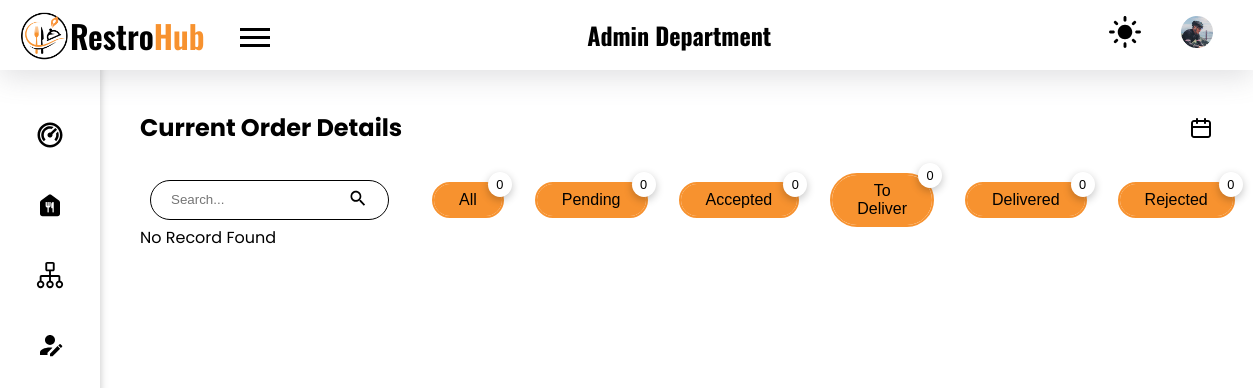
The app's page /admin/order-details.php (signed in), older data.
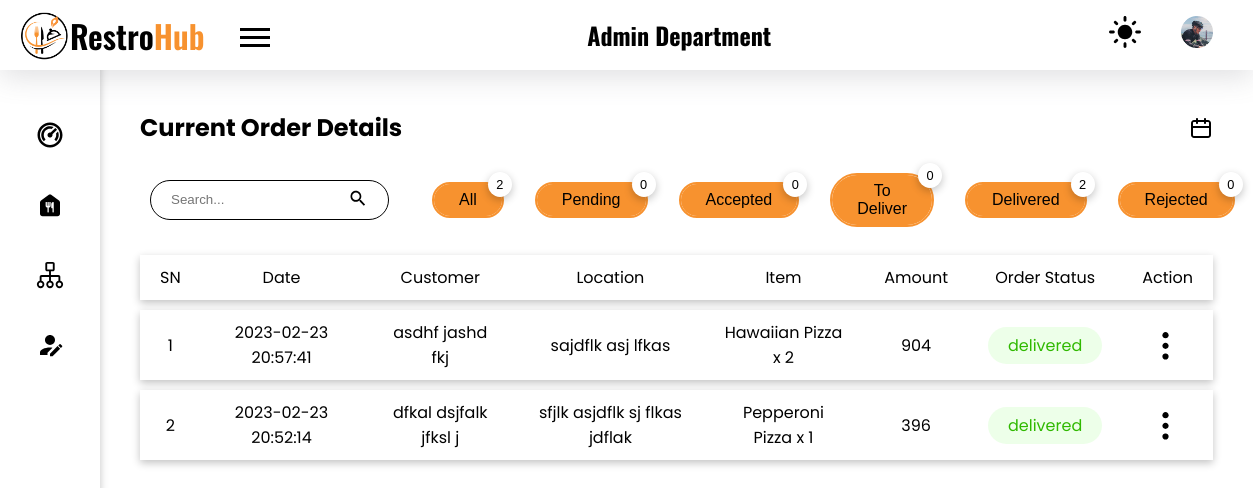
The same page, newer data.
### tables this page shows
CREATE TABLE `orders` (
  `id` int(11) NOT NULL,
  `c_id` int(11) NOT NULL,
  `qty` int(11) NOT NULL,
  `f_id` int(11) NOT NULL,
  `total_price` int(10) NOT NULL,
  `note` varchar(100) DEFAULT NULL,
  `date` datetime NOT NULL
);

CREATE TABLE `order_contact_details` (
  `o_c_id` int(11) NOT NULL,
  `o_id` int(11) NOT NULL,
  `address` varchar(50) NOT NULL,
  `phone` varchar(10) NOT NULL,
  `c_name` varchar(30) NOT NULL
);

CREATE TABLE `food` (
  `f_id` int(11) NOT NULL,
  `img` varchar(100) DEFAULT NULL,
  `name` varchar(100) DEFAULT NULL,
  `price` int(11) DEFAULT NULL,
  `cooking_time` int(11) DEFAULT NULL,
  `description` varchar(500) NOT NULL,
  `veg` int(1) NOT NULL,
  `product_id` varchar(30) NOT NULL,
  `short_desc` varchar(50) NOT NULL,
  `ingredients` varchar(500) NOT NULL,
  `disabled` int(11) NOT NULL,
  `special` int(11) NOT NULL,
  `category` int(11) NOT NULL
);

CREATE TABLE `aos` (
  `aos_id` int(11) NOT NULL,
  `order_id` int(11) NOT NULL,
  `status` varchar(15) NOT NULL,
  `date` datetime NOT NULL DEFAULT current_timestamp()
);

### admin/order-details.php (the view, shortened to what the changed rows need)
<!DOCTYPE html>
<html lang="en">
<head>
    <link rel="stylesheet" href="../styles/style.css">
</head>
<body>
    <?php
    require("./components/header.php");
    require("./components/sidebar.php");
    ?>
    <main class="admin_dashboard_body">
        <section class="dashboard_inner-head flex items-center">
            <h2>Current Order Details</h2>
        </section>
        <div class="flex items-center">
            <div class="flex items-center">
                <?php
                require("../config.php");
                $sql = "select id from orders where Date(date) = CURDATE()";
                $result = mysqli_query($conn, $sql);
                $count = mysqli_num_rows($result);
                $sql_delivered = "select orders.id, aos.status from orders inner join aos on orders.id = aos.order_id where status = 'delivered' and Date(orders.date) = CURDATE()";
                $result_delivered = mysqli_query($conn, $sql_delivered);
                $count_delivered = mysqli_num_rows($result_delivered);
                ?>
                <form action="./backend/order/specific-order.php" method="post">
                    <button type="submit" name="specific-order" class="button ml-35 border-curve-lg relative <?php if (isset($_SESSION['filter-by']) && $_SESSION['filter-by'] == "all") echo "active"; ?>">All
                        <div class="count-top shadow"><?php
                                                        echo $count;
                                                        ?>
                        </div>
                    </button>
                </form>
                <form action="./backend/order/specific-order.php" method="post">
                    <button type="submit" name="specific-order" class="button ml-35 border-curve-lg relative <?php if (isset($_SESSION['filter-by']) && $_SESSION['filter-by'] == "delivered") echo "active"; ?>">Delivered
                        <div class="count-top shadow"><?php
                                                        echo $count_delivered;
                                                        ?>
                        </div>
                    </button>
                </form>
            </div>
        </div>
        <?php
        require("../config.php");
        if (isset($_SESSION['filter-by']) && $_SESSION['filter-by'] != 'all' && $_SESSION['filter-by'] != "") {
            $filter_by = $_SESSION['filter-by'];
            if ($filter_by == 'delivering' || $filter_by == 'prepared') {
                $sql = "select orders.id,
                    orders.c_id,
                    orders.qty,
                    orders.total_price,
                    orders.note,
                    orders.date,
                    orders.f_id,
                    order_contact_details.address,
                    order_contact_details.phone,
                    order_contact_details.c_name,
                    aos.aos_id,
                    aos.status
                    from orders
                    inner join order_contact_details on orders.id = order_contact_details.o_id
                    inner join aos on orders.id = aos.order_id
                    where aos.status in ('prepared', 'delivering') and
                    Date(orders.date) = CURDATE()
                    order by orders.id desc
                    ";
            } else {
                $sql = "select orders.id,
                    orders.c_id,
                    orders.qty,
                    orders.total_price,
                    orders.note,
                    orders.date,
                    orders.f_id,
                    order_contact_details.address,
                    order_contact_details.phone,
                    order_contact_details.c_name,
                    aos.aos_id,
                    aos.status
                    from orders
                    inner join order_contact_details on orders.id = order_contact_details.o_id
                    inner join aos on orders.id = aos.order_id
                    where aos.status = '$filter_by' and
                    Date(orders.date) = CURDATE()
                    order by orders.id desc
                    ";
            }
        } else {
            $sql = "select orders.id,
                    orders.c_id,
                    orders.qty,
                    orders.total_price,
                    orders.note,
                    orders.date,
                    orders.f_id,
                    order_contact_details.address,
                    order_contact_details.phone,
                    order_contact_details.c_name,
                    aos.aos_id,
                    aos.status
                    from orders
                    inner join order_contact_details on orders.id = order_contact_details.o_id
                    inner join aos on orders.id = aos.order_id
                    where Date(orders.date) = CURDATE()
                    order by orders.id desc
                    ";
        }
        $result = mysqli_query($conn, $sql) or die("Query Failed");
        if (mysqli_num_rows($result) > 0) {
        ?>
            <table class="mt-20">
                <tr class="shadow">
                    <th>SN</th>
                    <th>Date</th>
                    <th>Customer</th>
                    <th>Location</th>
                    <th>Item</th>
                    <th>Amount</th>
                    <th>Order Status</th>
                    <th>Action</th>
                </tr>
                <?php
                $i = 0;
                while ($row = mysqli_fetch_assoc($result)) {
                    $i++;
                    $food_id = $row['f_id'];
                    $sql_food = "select name from food where f_id = {$food_id}";
                    $result_food = mysqli_query($conn, $sql_food) or die("Query Failed");
                    $row_food = mysqli_fetch_assoc($result_food);
                    $food_name = $row_food['name'];
                ?>
                    <tr class="shadow">
                        <td><?php echo $i; ?></td>
                        <td>
                            <?php echo $row['date']; ?>
                        </td>
                        <td><?php echo $row['c_name']; ?></td>
                        <td><?php echo $row['address']; ?></td>
                        <td><?php echo $food_name . " x " . $row['qty']; ?></td>
                        <td><?php echo $row['total_price']; ?></td>
                        <td><span class="<?php echo $row['status']; ?> border-curve-lg p_7-20"><?php echo $row['status']; ?></span></td>
                        <td class="table_action_container">
                            <button class="no_bg no_outline table_option-menu">
                                <img src="../images//ic_options.svg" alt="options menu">
                            </button>
                        </td>
                    </tr>
                <?php } ?>
            </table>
        <?php
        } else {
            echo "No Record Found";
        }
        ?>
    </main>
</body>
</html>

Row changes from the older to the newer data that the page shows:
added orders: date "2023-02-23 20:57:41", order_contact_details.c_name "asdhf jashd fkj", order_contact_details.address "sajdflk asj lfkas", f.name "Hawaiian Pizza", qty "2", total_price "904", aos.status "delivered"
added orders: date "2023-02-23 20:52:14", order_contact_details.c_name "dfkal dsjfalk jfksl j", order_contact_details.address "sfjlk asjdflk sj flkas jdflak", f.name "Pepperoni Pizza", qty "1", total_price "396", aos.status "delivered"
Text that changed along with them:
$count: "0" → "2"
$count_delivered: "0" → "2"
text no longer shown: "No Record Found"
text now shown: "SN Date Customer Location Item Amount Order Status Action"
